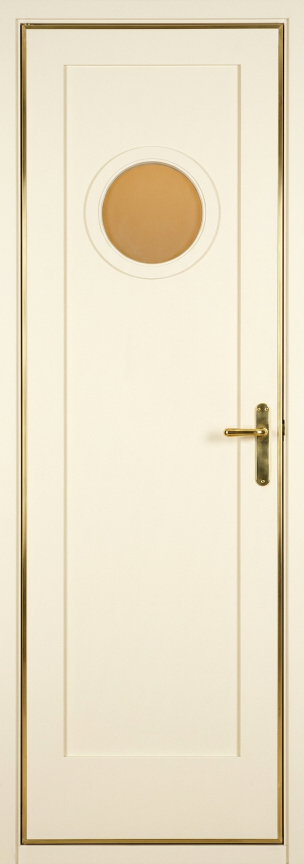
#> input picture design/art/interior/door_raw.jpg, 608 x 1728 px, given in place of wall_roundel_raw.jpg, which was not available (shown at 1/2 size)
$ python gen_tardis_tiles.py
#> lines starting #> are read from the running program, lines starting #| are printed output that depends on the picture; pictures that were not available may be replaced by others from this repository, and a replacement may not be noted
"""The TARDIS interior's structure tileset: walls, doorways, floors and doors.

    python tools/gen_tardis_tiles.py

Writes design/tiles/2x/tardis_interior_01.png -- a 2x tilesheet, 8 columns of
128x256 cells, laid out the way vanilla's own wall sheets are -- and
design/art/interior/room_preview.png, a small room built from every wall and
floor, to judge the set by before it goes anywhere near the game.

The method is the Shuttlecraft mod's (pz_trekship, gen_adirondack_tiles.py),
and the reasons are the same:

* The SURFACES are Gemini's (design/art/interior/*_raw.jpg): flat, front-on
  textures of the roundel wall, the walnut panelling, the service plating, the
  tiled wall, six floors and a door. An image model is good at what a material
  looks like.
* The GEOMETRY is ours. Each texture is projected onto the exact iso face a
  vanilla tile uses -- a floor is the 128x64 diamond at the foot of the cell,
  a west wall stands on the edge from (0,224) to (64,192) and a north wall on
  the edge from (64,192) to (128,224), both 192 px tall. An image model cannot
  hit those to the pixel, and a wall that misses its neighbour by two pixels
  shows as a crack along every corridor.
* The SILHOUETTES are vanilla's. Every wall and doorway takes its alpha from
  the matching industry_01 tile and every door from fixtures_doors_01, so the
  thickness, the top cap and the door opening are the engine's own shapes.
* North faces are lit about 1.2x west faces in vanilla, so the same factor is
  applied here.

Walls are flat, square-edged panels -- the white roundel walls of the classic
console rooms, the walnut of the library and the Victorian rooms, the plating
of the service decks -- so every face is one flat picture with nothing that has
to line up round a curve.

The sheet:
   0  1  2  3   4  5      roundel wall     W N NW SE, W-doorway N-doorway
   8  9 10 11  12 13      walnut panelling
  16 17 18 19  20 21      service plating
  24 25 26 27  28 29      tiled wall
  32..37                  floors: console grating, corridor stone, parquet,
                          carpet, chequer tile, steel plate
  40 41 42 43             the door: W, N, W open, N open (hinged: the open
                          leaf stands out from the wall, as vanilla's does)
"""
import os
import sys

from PIL import Image, ImageStat

ROOT = os.path.dirname(os.path.dirname(os.path.abspath(__file__)))
ART = os.path.join(ROOT, "design", "art", "interior")
OUT = os.path.join(ROOT, "design", "tiles", "2x")
SHEET = "tardis_interior_01"
VANILLA = os.environ.get(
    "PZ_TILES",
    r"D:/SteamLibrary/steamapps/common/Project Zomboid Modding Tools/Tiles/2x")

CW, CH = 128, 256           # a 2x cell
COLS, ROWS = 8, 6
WEST_LIGHT, NORTH_LIGHT = 0.84, 1.0

# Wall styles: the first index of each block of six, and its raw.
WALLS = {"roundel": 0, "wood": 8, "tech": 16, "tile": 24}
FLOORS = {"console": 32, "corridor": 33, "parquet": 34, "carpet": 35, "tile": 36, "steel": 37}
DOOR = 40


def vanilla_cell(sheet, index):
    im = Image.open(os.path.join(VANILLA, sheet + ".png")).convert("RGBA")
    c, r = index % 8, index // 8
    return im.crop((c * CW, r * CH, c * CW + CW, r * CH + CH))


def mask_of(sheet, index):
    return vanilla_cell(sheet, index).split()[3].point(lambda a: 255 if a > 96 else 0)


def raw(name):
    return Image.open(os.path.join(ART, name + "_raw.jpg")).convert("RGB")


def crop_frac(im, f):
    w, h = im.size
    return im.crop((int(w * f), int(h * f), int(w * (1 - f)), int(h * (1 - f))))


# --- face coordinates -------------------------------------------------------

def uv_west(x, y):
    return x / 64.0, (y - 32 + x / 2.0) / 192.0


def uv_north(x, y):
    return (x - 64) / 64.0, (y - (x - 64) / 2.0) / 192.0


def project(tex, side):
    """The texture laid across the whole face of one side, in a full cell."""
    tw, th = tex.size
    if side == "W":
        data = (tw / 64.0, 0, 0, th / 384.0, th / 192.0, -32 * th / 192.0)
    else:
        data = (tw / 64.0, 0, -tw, -th / 384.0, th / 192.0, 32 * th / 192.0)
    return tex.transform((CW, CH), Image.AFFINE, data, resample=Image.BICUBIC)


def shade(im, k):
    return im.point(lambda v: max(0, min(255, int(v * k))))


def face_tile(tex, mask, sides, cap):
    """Paint a wall silhouette: the face where the face is, cap colour elsewhere."""
    faces = {s: shade(project(tex, s), WEST_LIGHT if s == "W" else NORTH_LIGHT)
             for s in sides}
    out = Image.new("RGBA", (CW, CH), (0, 0, 0, 0))
    src = out.load()
    m = mask.load()
    fp = {s: f.load() for s, f in faces.items()}
    top = tuple(min(255, int(c * 1.15)) for c in cap)
    for y in range(CH):
        for x in range(CW):
            if not m[x, y]:
                continue
            side = sides[0] if len(sides) == 1 else ("W" if x < 64 else "N")
            u, v = (uv_west if side == "W" else uv_north)(x, y)
            if 0.0 <= u <= 1.0 and 0.0 <= v <= 1.0:
                r, g, b = fp[side][x, y]
                src[x, y] = (r, g, b, 255)
            elif v < 0.0:
                src[x, y] = top + (255,)
            else:
                src[x, y] = tuple(int(c * 0.8) for c in cap) + (255,)
    return out


# [39 lines left out: functions inset_tile, floor_tile, not called in this run]


def cornice(tex):
    band = tex.crop((0, 0, tex.width, max(2, tex.height // 30)))
    return tuple(int(c) for c in ImageStat.Stat(band).mean[:3])


# --- the sheet ---------------------------------------------------------------

def wall_texture(name):
    """One wall section's picture, 72 x 216 (a face is 64 wide and 192 tall;
    the margin is what the silhouette's cap and ends sample)."""
    return raw(name).resize((72, 216), Image.LANCZOS)


def build():
    tiles = {}
    for style, base in WALLS.items():
        tex = wall_texture("wall_" + style)
#> in raw, returned value is the input picture: PIL image 608x1728 RGB; mean R, G, B 233.9, 223.7, 200.7
        cap = cornice(raw("wall_" + style))
#> in cornice, `band = tex.crop((0, 0, tex.width, max(2, tex.height // 30)))`:
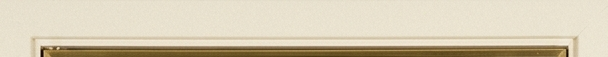
#> band: PIL image 608x57 RGB; mean R, G, B 213.4, 203, 179.5
        for k, sides in ((0, ("W",)), (1, ("N",)), (2, ("W", "N")), (3, ("W",))):
            tiles[base + k] = face_tile(tex, mask_of("industry_01", k), sides, cap)
        tiles[base + 4] = face_tile(tex, mask_of("industry_01", 10), ("W",), cap)
        tiles[base + 5] = face_tile(tex, mask_of("industry_01", 11), ("N",), cap)

    floor_mask = mask_of("floors_interior_tilesandwood_01", 18)
    # How much of each raw is one square: the tile and the corridor stone
    # were drawn as a grid of slabs, and one square is one slab or two.
    crops = {"console": 0.25, "corridor": 0.0, "parquet": 0.25, "carpet": 0.3,
             "tile": 0.25, "steel": 0.25}
    for name, idx in FLOORS.items():
        tex = crop_frac(raw("floor_" + name), crops[name]).resize((128, 128), Image.LANCZOS)
        tiles[idx] = floor_tile(tex, floor_mask)

    door = raw("door").resize((64, 180), Image.LANCZOS)
    # Closed: the leaf in the doorway, on the face it closes. Open: vanilla's
    # own open silhouette, which stands out from the wall at right angles --
    # so the W door's open leaf is drawn on the north-facing plane and the
    # N door's on the west-facing one.
    tiles[DOOR + 0] = inset_tile(door, mask_of("fixtures_doors_01", 0), "W")
    tiles[DOOR + 1] = inset_tile(door, mask_of("fixtures_doors_01", 1), "N")
    tiles[DOOR + 2] = inset_tile(door, mask_of("fixtures_doors_01", 2), "N")
    tiles[DOOR + 3] = inset_tile(door, mask_of("fixtures_doors_01", 3), "W")
    return tiles


# --- the room preview ------------------------------------------------------

def put(canvas, tile, ox, oy, tx, ty):
    canvas.alpha_composite(tile, (ox + (tx - ty) * 64 - 64, oy + (tx + ty) * 32))


# [28 lines left out: function preview, not called in this run]


def main():
    tiles = build()
#> in build, `cap = cornice(raw("wall_" + style))`: cap = (213, 202, 179)
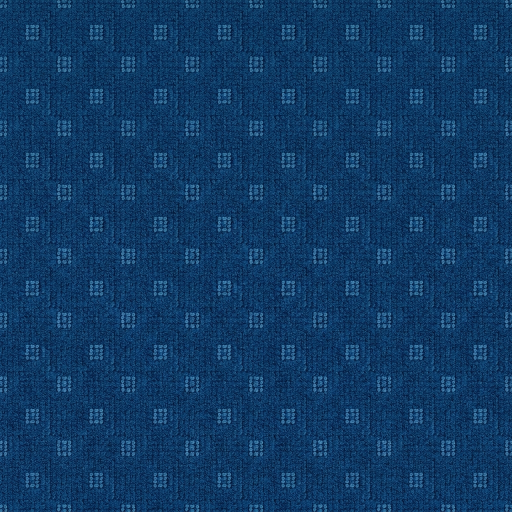
#> input picture design/art/interior/floor_carpet_raw.jpg, 1024 x 1024 px, given in place of industry_01.png, which was not available (shown at 1/2 size)
#> in vanilla_cell, `return im.crop((c * CW, r * CH, c * CW + CW, r * CH + CH))`:
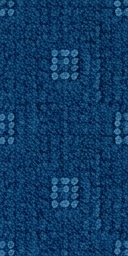
#> returned value: PIL image 128x256 RGBA; mean R, G, B, A 15.5, 58.5, 99.9, 255
#> in mask_of, `return vanilla_cell(sheet, index).split()[3].point(lambda a: 255 if a ..`: returned value: PIL image 128x256 L; every value is 255
#> in project, `tw, th = tex.size`: tw = 72; th = 216
#> in project, `data = (tw / 64.0, 0, 0, th / 384.0, th / 192.0, -32 * th / 192.0)`: data = (1.12, 0, 0, 0.562, 1.12, -36)
#> in shade, `return im.point(lambda v: max(0, min(255, int(v * k))))`:
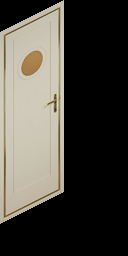
#> returned value: PIL image 128x256 RGB; mean R, G, B 73.3, 70.1, 62.8
#> in face_tile, `faces = {s: shade(project(tex, s), WEST_LIGHT if s == "W" else NORTH_L..`: faces = 1 item
#> in face_tile, `out = Image.new("RGBA", (CW, CH), (0, 0, 0, 0))`: out: PIL image 128x256 RGBA; every value is 0
#> in face_tile, `top = tuple(min(255, int(c * 1.15)) for c in cap)`: top = (244, 232, 205)
#> in vanilla_cell (call 5), `return im.crop((c * CW, r * CH, c * CW + CW, r * CH + CH))`:
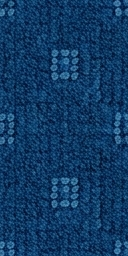
#> returned value: PIL image 128x256 RGBA; mean R, G, B, A 16.3, 58.2, 100.2, 255
#> in vanilla_cell (call 6), `return im.crop((c * CW, r * CH, c * CW + CW, r * CH + CH))`:
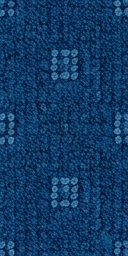
#> returned value: PIL image 128x256 RGBA; mean R, G, B, A 16.2, 58.4, 100.5, 255
#> in project (call 7), `data = (tw / 64.0, 0, -tw, -th / 384.0, th / 192.0, 32 * th / 192.0)`: data = (1.12, 0, -72, -0.562, 1.12, 36)
#> in project (call 7), `return tex.transform((CW, CH), Image.AFFINE, data, resample=Image.BICU..`:
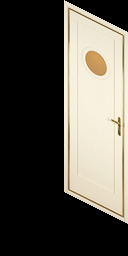
#> returned value: PIL image 128x256 RGB; mean R, G, B 87.4, 83.6, 74.9
    sheet = Image.new("RGBA", (CW * COLS, CH * ROWS), (0, 0, 0, 0))
    for i, t in tiles.items():
        sheet.paste(t, ((i % COLS) * CW, (i // COLS) * CH))
    os.makedirs(OUT, exist_ok=True)
    out = os.path.join(OUT, SHEET + ".png")
    sheet.save(out)
    preview(tiles, os.path.join(ART, "room_preview.png"))
    for i in sorted(tiles):
        if tiles[i].split()[3].getbbox() is None:
            sys.exit("tile %d came out empty" % i)
    print("wrote %s (%d tiles) and room_preview.png" % (out, len(tiles)))


if __name__ == "__main__":
#> (the run stopped early here; a loop or call above may not have finished)
